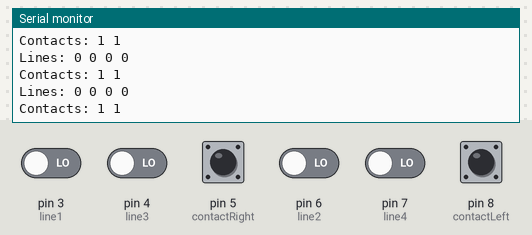
Bench run of a sketch on a simulated Arduino Uno, built with avr-gcc and run on an emulated ATmega328P. Shown: the last lines printed to the serial monitor. Inputs (shaded band) come from the test bench; at power-on: pin 5 (contactRight), pin 8 (contactLeft) HIGH, pin 3 (line1), pin 4 (line3), pin 6 (line2), pin 7 (line4) LOW.

Above: at 2.8 s.
2.9 s: pin 3 (line1) driven HIGH
4.4 s: pin 4 (line3) driven HIGH
5.9 s: pin 5 (contactRight) pulled LOW for 1.2 s
At 6.7 s:
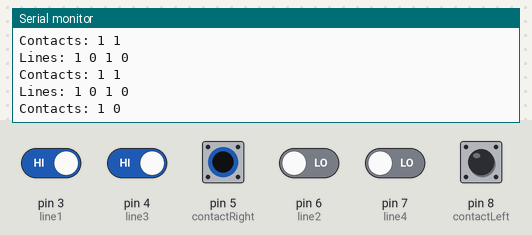
8.6 s: pin 6 (line2) driven HIGH
10.1 s: pin 7 (line4) driven HIGH
11.6 s: pin 8 (contactLeft) pulled LOW for 1.2 s
At 12.6 s:
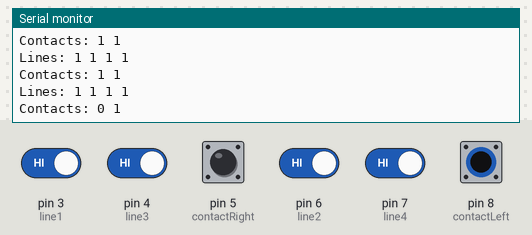

Measured:
- after the input at 5.9 s, the serial monitor: prints a new line after 0.11 s (image 1)
- after the input at 11.6 s, the serial monitor: prints a new line after 0.41 s (image 2)

The sketch:

3.1_lessons_line.ino
```cpp
uint8_t contactRight = 5;
uint8_t contactLeft = 8;
uint8_t line1 = 3;
uint8_t line2 = 6;
uint8_t line3 = 4;
uint8_t line4 = 7;

void setup() {
  Serial.begin(57600);
  pinMode(contactLeft, INPUT_PULLUP);
  pinMode(contactRight, INPUT_PULLUP);
}

void loop() {
  Serial.print("Lines: "); // датчики слева направо
  Serial.print(digitalRead(line1)); Serial.print(" ");
  Serial.print(digitalRead(line2)); Serial.print(" ");
  Serial.print(digitalRead(line3)); Serial.print(" ");
  Serial.println(digitalRead(line4));
  Serial.print("Contacts: ");
  Serial.print(digitalRead(contactLeft)); Serial.print(" ");
  Serial.println(digitalRead(contactRight));
  delay(1000);
}
```
